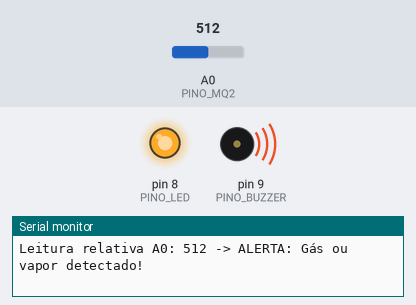
Simulated run of this sketch. Board: Arduino Uno, built with avr-gcc and run on an emulated ATmega328P. On the bench: output pins drawn as LEDs (lit = HIGH), buzzer (waves = sounding, pin HIGH), the last lines printed to the serial monitor. The test bench sets the inputs (shaded band); at power-on: A0 (PINO_MQ2) = 512.

Above: at 6.2 s.
6.3 s: A0 (PINO_MQ2) set to 393
9.3 s: A0 (PINO_MQ2) set to 364
At 9.53 s:
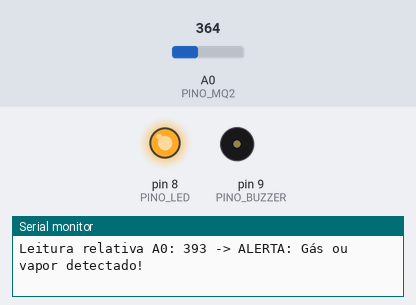
At 10.2 s:
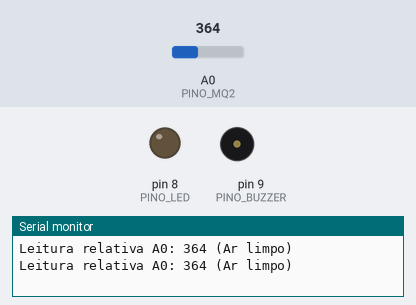
Timing chart, 0 to 12.3 s (numbered marks = the images above; inputs shaded):
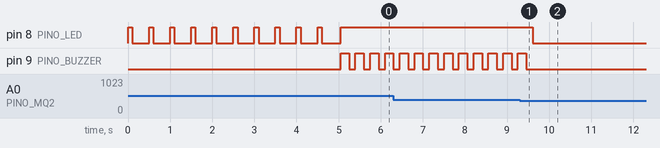

The sketch:

p27_detector_de_gas_e_fumaca.ino
```cpp
/*
 * Projeto 27: Detector de Gás e Fumaça
 * O que faz: Lê a saída analógica do sensor MQ-2 em A0 e dispara LED + buzzer se passar do limiar.
 * Ligações: A0 (MQ-2 AO), D8 (LED Vermelho via resistor 220 Ω), D9 (Buzzer Ativo)
 * Bibliotecas: Nenhuma biblioteca extra
 * Material: 80 Projetos Arduino
 */

const byte PINO_MQ2 = A0;    // Saída analógica AO do sensor MQ-2
const byte PINO_LED = 8;     // LED vermelho de alerta
const byte PINO_BUZZER = 9;  // Buzzer ativo 5V

const int LIMIAR_GAS = 380;  // AJUSTE AQUI: valor relativo (0-1023) para disparo do alerta

void setup() {
  Serial.begin(9600);
  pinMode(PINO_LED, OUTPUT);
  pinMode(PINO_BUZZER, OUTPUT);

  Serial.println(F("Pré-aquecendo sensor MQ-2 (aguarde estabilização inicial)..."));
  for (byte i = 0; i < 10; i++) {
    digitalWrite(PINO_LED, HIGH);
    delay(100);
    digitalWrite(PINO_LED, LOW);
    delay(400);
  }
  Serial.println(F("Sistema pronto! Detector de Gás e Fumaça ativo."));
}

void loop() {
  int leitura = analogRead(PINO_MQ2);

  Serial.print(F("Leitura relativa A0: "));
  Serial.print(leitura);

  if (leitura >= LIMIAR_GAS) {
    Serial.println(F(" -> ALERTA: Gás ou vapor detectado!"));
    digitalWrite(PINO_LED, HIGH);
    digitalWrite(PINO_BUZZER, HIGH);
    delay(200);
    digitalWrite(PINO_BUZZER, LOW);
    delay(150);
  } else {
    Serial.println(F(" (Ar limpo)"));
    digitalWrite(PINO_LED, LOW);
    digitalWrite(PINO_BUZZER, LOW);
    delay(400);
  }
}
```

Measured:
- the behaviour switches between 380 and 379 on A0 (PINO_MQ2) (found by bisection; images 0 and 1)
- after the input at 9.3 s, pin 8 (PINO_LED): HIGH → LOW after 0.31 s; pin 9 (PINO_BUZZER): goes on until 9.5 s, then stays LOW
- by itself, pin 8 (PINO_LED): alternates HIGH for 0.10 s and LOW for 0.40 s, 20 changes in all, then stays HIGH
- by itself, pin 9 (PINO_BUZZER): alternates HIGH for 0.20 s and LOW for 0.15 s
